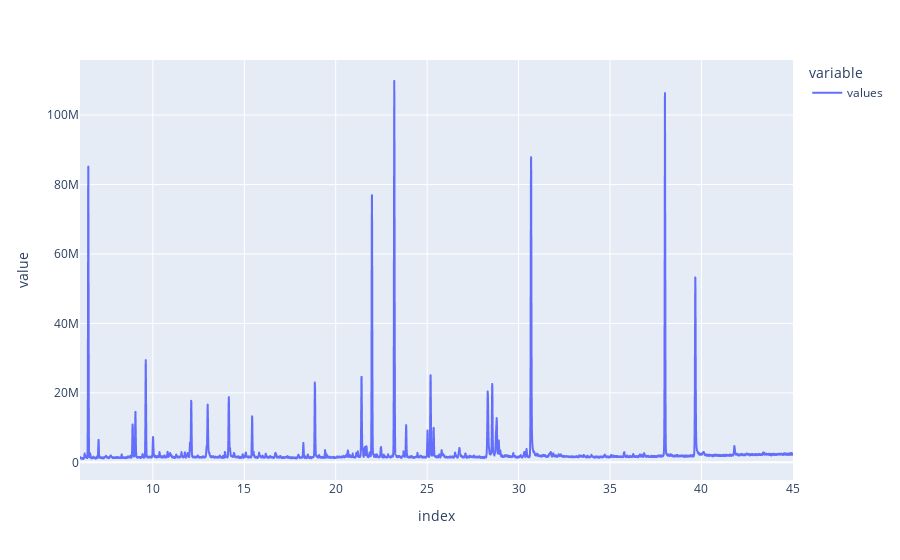

The code cell stored with this chart in its notebook:
### Markdown cell above
On ne garde que les valeurs comprises dans l'intervalle qui nous interesse, cela supprime aussi les cases éventuellement vide du csv (temps de 0 à la lecture)<br>
Voici un affichage des données sur l'intervalle voulu :

### Code cell
temp = temp.drop(temp[temp.index >= tools.INTERVAL[1]].index)
temp = temp.drop(temp[temp.index <= tools.INTERVAL[0]].index)
print(len(temp))
temp.plot()

### Figure 1 — Plotly figure (JSON) as saved in the notebook; plotly's stock layout.template omitted (floating-point values rounded to 4 significant figures; data arrays with more than 128 entries replaced by an {"elided": "..."} marker saying what was removed)
{"data": [{"hovertemplate": "variable=values<br>index=%{x}<br>value=%{y}<extra></extra>", "legendgroup": "values", "line": {"color": "#636efa", "dash": "solid"}, "mode": "lines", "name": "values", "showlegend": true, "type": "scattergl", "x": {"elided": "6608 float values"}, "xaxis": "x", "y": {"elided": "6608 float values"}, "yaxis": "y"}], "layout": {"legend": {"title": {"text": "variable"}, "tracegroupgap": 0}, "margin": {"t": 60}, "xaxis": {"anchor": "y", "domain": [0, 1], "title": {"text": "index"}}, "yaxis": {"anchor": "x", "domain": [0, 1], "title": {"text": "value"}}}}
